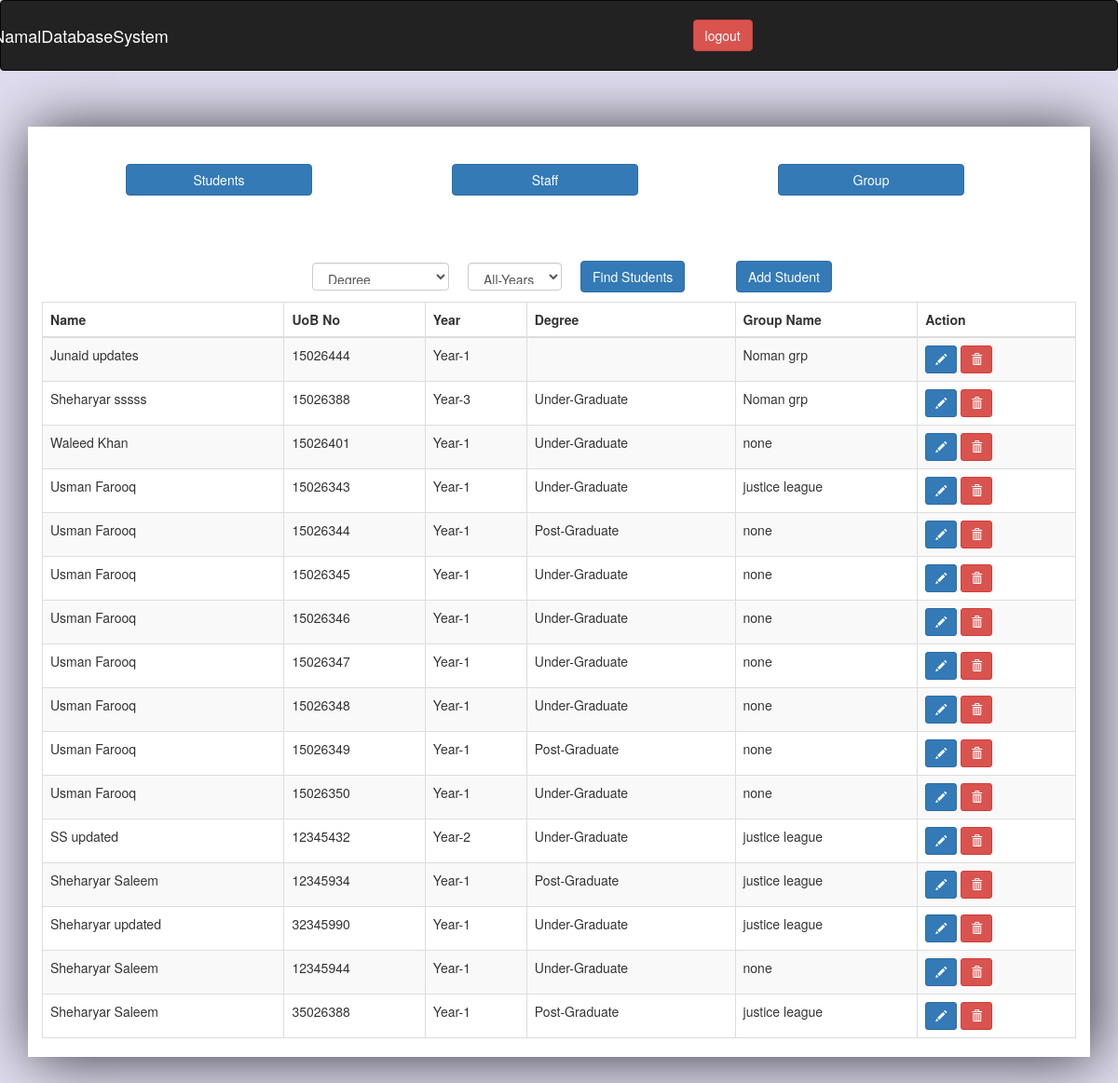
/students.php?index=success (signed in), run on the app's committed database.
### tables this page shows
CREATE TABLE `students` (
  `id` int(11) NOT NULL,
  `name` varchar(255) NOT NULL,
  `uob` varchar(255) NOT NULL,
  `year` varchar(255) NOT NULL,
  `email` varchar(255) NOT NULL,
  `contact` varchar(255) NOT NULL,
  `group_name` varchar(255) NOT NULL,
  `department` varchar(255) NOT NULL,
  `degree` varchar(100) NOT NULL,
  `image` varchar(255) NOT NULL,
  `thumbnail` varchar(255) NOT NULL
);

### students.php (the view, shortened to what this page needs)
<?php
include 'include/dbconn.php';
$sql_students = "SELECT * FROM students";
$resultstudents = mysqli_query($conn,$sql_students);
?>
<!DOCTYPE html>
<html>
<head>
<link href="css/bootstrap.css" rel="stylesheet" type="text/css" />
<link href="css/bootstrap.min.css" rel="stylesheet" type="text/css" />
<link href="css/bootstrap-grid.css" rel="stylesheet" type="text/css" />
<link href="css/bootstrap-reboot.css" rel="stylesheet" type="text/css" />
<link href="css/bootstrap-reboot.min.css" rel="stylesheet" type="text/css" />
 <link rel = "stylesheet" type = "text/css" href = "style.css" />
 <link rel="stylesheet" href="https://maxcdn.bootstrapcdn.com/bootstrap/3.3.7/css/bootstrap.min.css">
 <link rel="stylesheet" href="https://maxcdn.bootstrapcdn.com/bootstrap/3.3.7/css/bootstrap.min.css">
 <link href="css/dataTables.bootstrap.min.css" rel="stylesheet" type="text/css" />
</head>
<body id="back">
  <?php include 'include/navbar.php'?>
    <br><br>
    <div class="container" id="decorate">
      <br><br>
        <div class="row" style="margin-left:75px;">
        	<div class="col-lg-4">
            	<a href="students.php"><button class="btn btn-primary" style="width:200px;">Students</button></a><br /><br />
            </div>
            <div class="col-lg-4">
            	<a href="staff.php"><button class="btn btn-primary" style="width:200px;">Staff</button></a><br /><br />
            </div>
		        <div class="col-lg-4">
            	<a href="groups.php"><button class="btn btn-primary" style="width:200px;">Group</button></a><br /><br />
            </div>
          </div>
        <br><br>
        <div class="row">
      <form role="form" class=" form-inline col-lg-6 col-lg-offset-2" method="POST" action="find.php">
        <div class="form-group" style=" padding:10px 10px 10px 100px;">
          <select class="form-control" style="height:30px" name="finddegree" data-style="btn-primary" id="finddegree">
            <option>Degree</option>
          </select>
        </div>
          <div class="form-group " style="padding:10px 10px 10px 10px;" >
            <select class="form-control" style="height:30px" name="findyear" data-style="btn-primary" id="findyear">
              <option value="All-Years">All-Years</option>
          </select>
        </div >
          <div class="form-group" style="padding:10px 10px 10px 10px;">
            <input type="submit" class="btn btn-primary" id="find" value="Find Students">
          </div><div style="padding:10px 10px 10px 0px;"></div>
            </form>
            <div class="col-lg-2" style=" padding:10px 10px 10px 0px;">
              <a href="add-student.php"><button class="btn btn-primary">Add Student</button></a>
            </div>
        </div>
        <table class="table table-striped table-bordered table-hover" id="studentstable">
        	<thead>
            	<tr>
                	<th>Name</th>
                    <th>UoB No</th>
                    <th>Year</th>
                    <th>Degree</th>
                    <th>Group Name</th>
                    <th>Action</th>
                </tr>
            </thead>
            <tbody class="tbody" id="Stable">
              <?php while ($row = mysqli_fetch_assoc($resultstudents)) {
                $str = $row["id"]."%".$row['name']."%".$row['uob']."%".$row["year"]."%".$row["email"]."%".$row["contact"]."%".$row["group_name"]."%".$row["department"]."%".$row["degree"];
                ?>
                <tr id="tablerow">
                  	  <td class="td"><?php echo $row['name'] ?></td>
                      <td class="td"><?php echo $row['uob'] ?></td>
                      <td class="td"><?php echo $row['year'] ?></td>
                      <td class="td"><?php echo $row['degree'] ?></td>
                      <td class="td"><?php echo $row['group_name'] ?></td>
                      <td class="td"><span data-placement="top" data-toggle="tooltip" title="Edit"><button id="<?=$str?>" onclick="getInfoId(this)" class=" btn btn-sm btn-primary" data-toggle="modal" data-target="#info"><span class="glyphicon glyphicon-pencil"></span></button></span>
                        <span data-placement="top" data-toggle="tooltip" title="Delete"><button class="btn btn-sm btn-danger" id="<?=$row['id'];?>" onclick="getDelId(this)"   data-toggle="modal" data-target="#del"><span class="glyphicon glyphicon-trash" id="delete"></span></button></span>
                      </td>
                  </tr>
              <?php  } ?>
            </tbody>
        </table>
</div> <br><br>
</body>
</html>

### include/navbar.php
<nav class="navbar navbar-inverse">
  <div class="container-fluid">
    <div class="navbar-header">
      <a class="navbar-brand" id="navback">NamalDatabaseSystem</a>
    </div>
    <ul class="nav navbar-nav">
      <li><a href="include/logout.php"><button type="button" class="btn btn-danger" id="log">logout</button></a></li>
    </ul>
  </div>
</nav>

### style.css (style rules this page uses)
body#back { background: rgba(175, 166, 214, 0.39); }
.container#decorate { background-color: white; -webkit-box-shadow: 5px 2px 59px 0px rgba(0,0,0,0.75); -moz-box-shadow: 5px 2px 59px 0px rgba(0,0,0,0.75); box-shadow: 5px 2px 59px 0px rgba(0,0,0,0.75); height: auto; }
.form-control { border: 1px solid #eee; box-shadow: none; }
.glyphicon#delete { color:white; cursor:pointer; }
#navback { color: white; margin-left: -400px; }
select { height: 20px; }
#delete { color: red; }

### data on the page
students: name "Junaid updates", uob "15026444", year "Year-1", group_name "Noman grp"
students: name "Sheharyar sssss", uob "15026388", year "Year-3", degree "Under-Graduate", group_name "Noman grp"
students: name "Waleed Khan", uob "15026401", year "Year-1", degree "Under-Graduate", group_name "none"
students: name "Usman Farooq", uob "15026343", year "Year-1", degree "Under-Graduate", group_name "justice league"
students: name "Usman Farooq", uob "15026344", year "Year-1", degree "Post-Graduate", group_name "none"
students: name "Usman Farooq", uob "15026345", year "Year-1", degree "Under-Graduate", group_name "none"
students: name "Usman Farooq", uob "15026346", year "Year-1", degree "Under-Graduate", group_name "none"
students: name "Usman Farooq", uob "15026347", year "Year-1", degree "Under-Graduate", group_name "none"
students: name "Usman Farooq", uob "15026348", year "Year-1", degree "Under-Graduate", group_name "none"
students: name "Usman Farooq", uob "15026349", year "Year-1", degree "Post-Graduate", group_name "none"
students: name "Usman Farooq", uob "15026350", year "Year-1", degree "Under-Graduate", group_name "none"
students: name "SS updated", uob "12345432", year "Year-2", degree "Under-Graduate", group_name "justice league"
students: name "Sheharyar Saleem", uob "12345934", year "Year-1", degree "Post-Graduate", group_name "justice league"
students: name "Sheharyar updated", uob "32345990", year "Year-1", degree "Under-Graduate", group_name "justice league"
students: name "Sheharyar Saleem", uob "12345944", year "Year-1", degree "Under-Graduate", group_name "none"
students: name "Sheharyar Saleem", uob "35026388", year "Year-1", degree "Post-Graduate", group_name "justice league"
